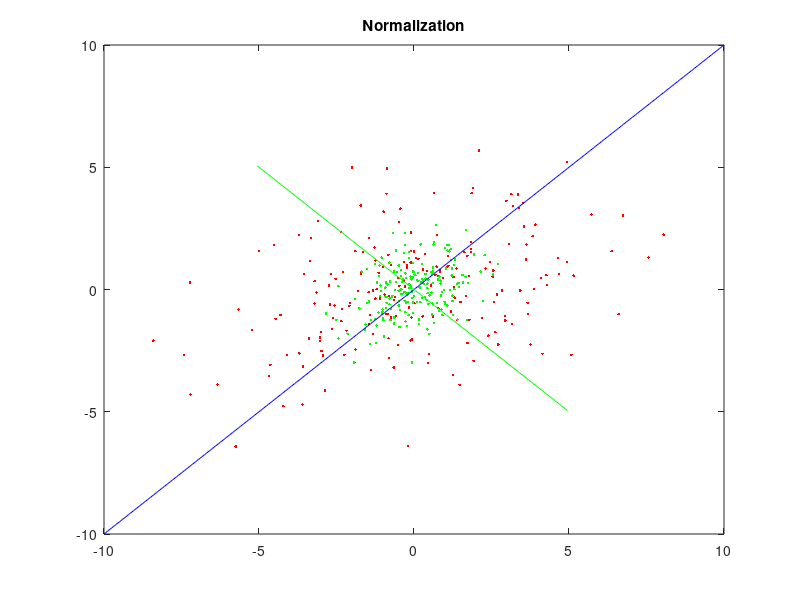

This figure's MATLAB source:
function output = Question1c()

mean = [5,20];
sigma = [10,2;2,5];
a = [-10:0.05:10];
r = mvnrnd(mean, sigma, 200);
r_b = bsxfun(@minus, r, sum(r)/size(r,1));

r_c = bsxfun(@rdivide, r_b, std(r_b));
x_c = cov(r_c);
[u_c,sig_c,v_c] = svd(x_c);

d = u_c(2,1)/u_c(1,1)*a;
e = u_c(2,2)/u_c(1,2)*a(100:300);

figure,plot(r_b(:,1),r_b(:,2),'r.',r_c(:,1),r_c(:,2),'g.',a,d,'b-',a(100:300),e,'g-');
title('Normalization');
end

